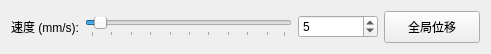
        <widget class="QWidget" name="">
         <property name="geometry">
          <rect>
           <x>10</x>
           <y>228</y>
           <width>491</width>
           <height>34</height>
          </rect>
         </property>
         <layout class="QHBoxLayout" name="horizontalLayout_7">
          <item>
           <layout class="QHBoxLayout" name="speedRow_global">
            <item>
             <widget class="QLabel" name="speedLabel_3">
              <property name="text">
               <string>速度 (mm/s):</string>
              </property>
             </widget>
            </item>
            <item>
             <widget class="QSlider" name="robotSpeedSlider_global">
              <property name="minimumSize">
               <size>
                <width>140</width>
                <height>0</height>
               </size>
              </property>
              <property name="minimum">
               <number>1</number>
              </property>
              <property name="maximum">
               <number>100</number>
              </property>
              <property name="pageStep">
               <number>5</number>
              </property>
              <property name="value">
               <number>5</number>
              </property>
              <property name="orientation">
               <enum>Qt::Orientation::Horizontal</enum>
              </property>
              <property name="tickPosition">
               <enum>QSlider::TickPosition::TicksBelow</enum>
              </property>
              <property name="tickInterval">
               <number>10</number>
              </property>
             </widget>
            </item>
            <item>
             <widget class="QSpinBox" name="robotSpeedSpin_global">
              <property name="minimumSize">
               <size>
                <width>80</width>
                <height>0</height>
               </size>
              </property>
              <property name="minimum">
               <number>1</number>
              </property>
              <property name="maximum">
               <number>100</number>
              </property>
              <property name="value">
               <number>5</number>
              </property>
             </widget>
            </item>
           </layout>
          </item>
          <item>
           <widget class="QPushButton" name="robotBtnPTP_global">
            <property name="minimumSize">
             <size>
              <width>96</width>
              <height>32</height>
             </size>
            </property>
            <property name="text">
             <string>全局位移</string>
            </property>
           </widget>
          </item>
         </layout>
        </widget>
